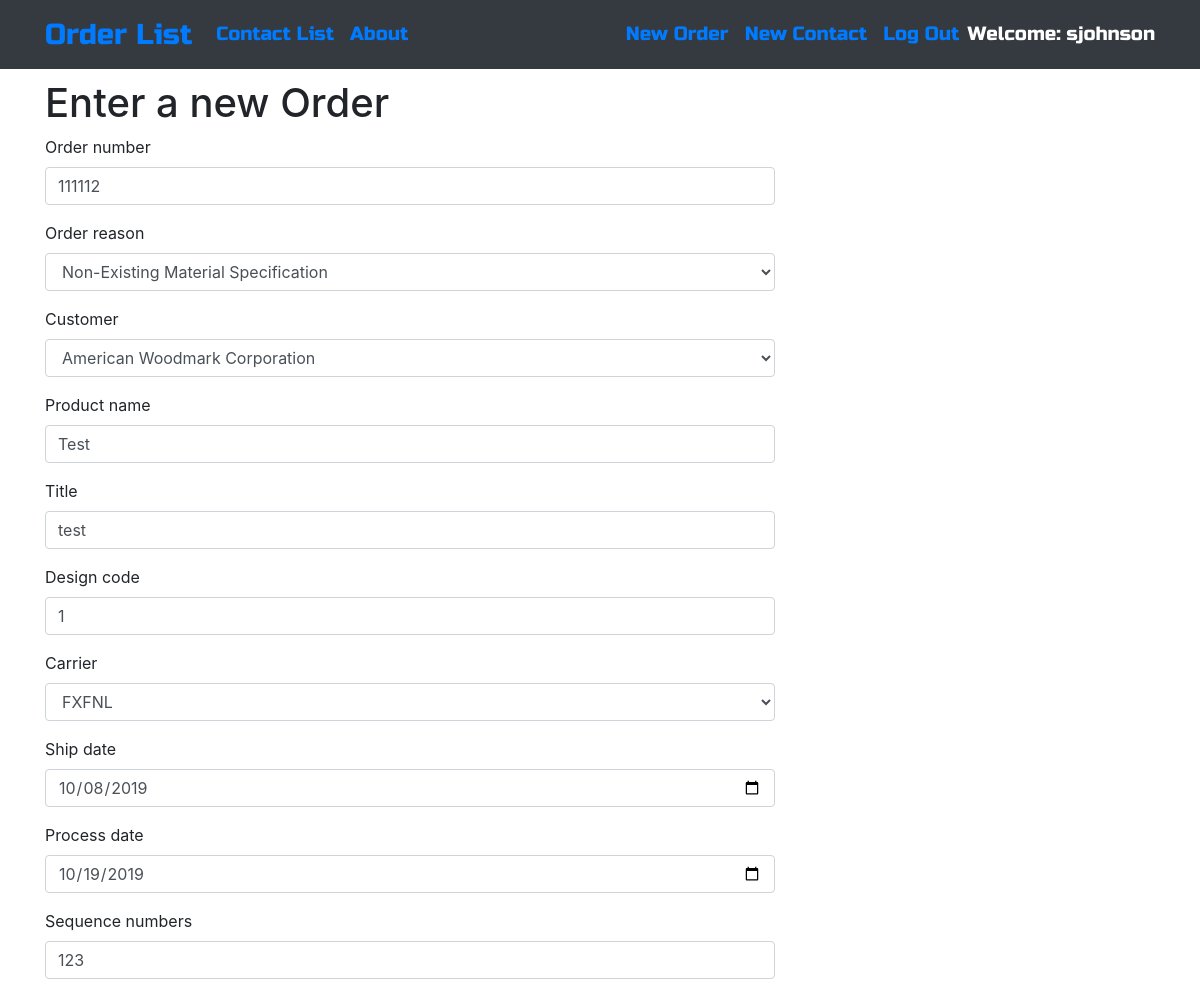
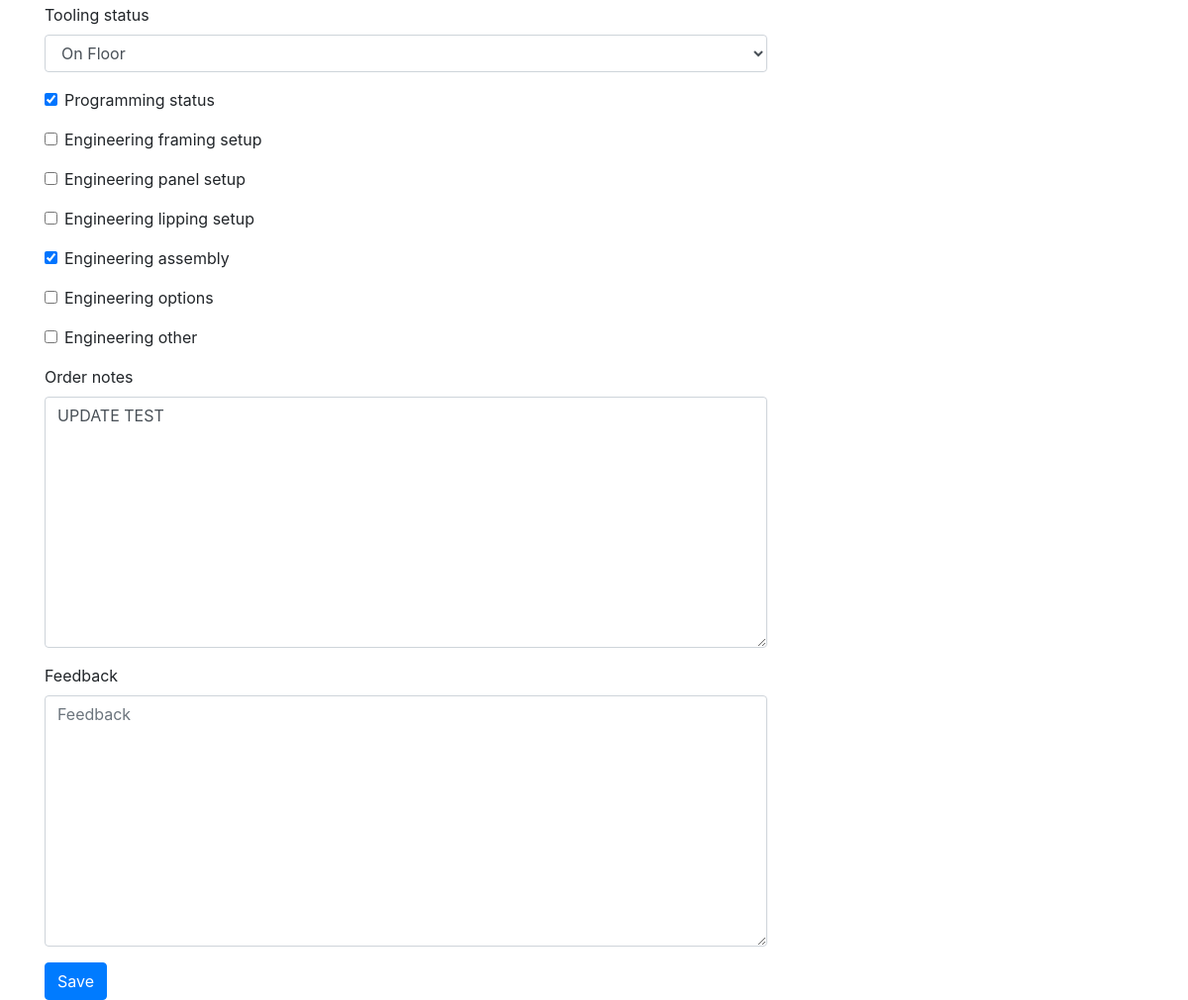
Page /order/55/edit/ (signed in) on the committed database (2 pictures, top to bottom).
### ordermanager/models.py (models this page shows, shortened)
class Order(models.Model):
    CUSTOMERS = (
        ("American Woodmark Corporation", "American Woodmark Corporation"),
        ("ACP", "ACP"),
        ("Jim Bishop", "Jim Bishop"),
        ("Fabritec", "Fabritec"),
        ("Hanssem", "Hanssem"),
        ("KabinArt", "KabinArt"),
        ("Legacy", "Legacy"),
        ("MasterBrand Cabinets, Inc", "MasterBrand Cabinets, Inc"),
        ("Unicor", "Unicor"),
    )
    CARRIER = (
        ("UPEXP", "UPEXP"),
        ("UPSAR", "UPSAR"),
        ("UPSBL", "UPSBL"),
        ("UPSCN", "UPSCN"),
        ("UPSGR", "UPSGR"),
        ("UPSRD", "UPSRD"),
        ("UPSRS", "UPSRS"),
        ("UPSSV", "UPSSV"),
        ("UPSWX", "UPSWX"),
        ("UPS2A", "UPS2A"),
        ("UPS3D", "UPS3D"),
        ("FX2DY", "FX2DY"),
        ("FXSTD", "FXSTD"),
        ("FXPAM", "FXPAM"),
        ("FXGRN", "FXGRN"),
        ("FXFNL", "FXFNL"),
        ("Customer Pickup", "Customer Pickup"),
    )
    REASON = (
        ("New Product", "New Product"),
        ("Not Applicable", "Not Applicable"),
        ("Unusual Size", "Unusual Size"),
        ("Unusual Profile", "Unusual Profile"),
        ("Unusual Material", "Unusual Material"),
        ("Obsolete Product", "Obsolete Product"),
        ("Non-Existing Material Specification", "Non-Existing Material Specification"),  # Order 26
        ("Customer Sample", "Customer Sample"),  # Order 26
        ("Special Assembly", "Special Assembly"),  # Order 26
        ("Special Inspection", "Special Inspection"),
        ("Special Packaging", "Special Packaging"),  # Order 26
        ("Profile Testing", "Profile Testing"),  # Order 26
        ("Process Testing", "Process Testing"),  # Order 26
    )
    TOOLING = (
        ("On Floor", "On Floor"),
        ("In Grinding Room", "In Grinding Room"),
        ("Other - See Notes", "Other - See Notes"),
    )
    author = models.ForeignKey('auth.User', on_delete=models.CASCADE)
    order_number = models.CharField(max_length=255)
    order_reason = models.CharField(max_length=50, choices=REASON)
    customer = models.CharField(max_length=50, choices=CUSTOMERS)
    product_name = models.CharField(max_length=255)
    title = models.CharField(max_length=255)
    design_code = models.CharField(max_length=255)
    carrier = models.CharField(max_length=20, choices=CARRIER)
    ship_date = models.DateField()
    process_date = models.DateField()
    sequence_numbers = models.CharField(max_length=255)
    tooling_status = models.CharField(max_length=20, choices=TOOLING)
    programming_status = models.BooleanField(default=False)
    engineering_framing_setup = models.BooleanField(default=False)
    engineering_panel_setup = models.BooleanField(default=False)
    engineering_lipping_setup = models.BooleanField(default=False)
    engineering_assembly = models.BooleanField(default=False)
    engineering_options = models.BooleanField(default=False)
    engineering_other = models.BooleanField(default=False)
    order_notes = models.TextField(blank=True, null=True)
    feedback = models.TextField(blank=True, null=True)
    date = models.DateTimeField()

### ordermanager/views.py (the view, shortened to what this page needs)
# urls.py: path('order/<int:pk>/edit/', views.OrderUpdateView.as_view(), name='order_edit'),
class OrderUpdateView(LoginRequiredMixin, UpdateView):
    login_url = '/login/'
    redirect_field_name = 'ordermanager/order_detail.html'
    form_class = OrderForm
    model = Order

### ordermanager/templates/ordermanager/order_form.html (shortened to what this page needs)
{% extends "ordermanager/base.html" %}
{% load bootstrap4 %}
{% block content %}
    <h1>Enter a new Order</h1>
    <form class="order-form" method="POST">
        {% bootstrap_form form %}
        {% buttons %}
            <button type="submit" class="save btn btn-primary">Save</button>
        {% endbuttons %}
    </form>
{% endblock %}

### ordermanager/templates/ordermanager/base.html (shortened to what this page needs)
<!DOCTYPE html>
{% load staticfiles %}
<html lang="en">
<head>
    <link rel="stylesheet" href="https://stackpath.bootstrapcdn.com/bootstrap/4.3.1/css/bootstrap.min.css">
    <link href="https://maxcdn.bootstrapcdn.com/font-awesome/4.7.0/css/font-awesome.min.css" rel="stylesheet">
    <link rel="stylesheet" href="{% static 'css/ordermanager.css' %}">
</head>
<body>
    <nav class="navbar navbar-expand-lg bg-dark techfont">
        <div class="container">
            <div class="navbar-nav align-items-center">
                <a class='navbar-brand bigbrand' href="{% url 'order_list' %}">Order List</a>
                <a class="nav-item nav-link" href="{% url 'contact_list' %}">Contact List</a>
                <a class="nav-item nav-link" href="{% url 'about' %}">About</a>
            </div>
            <div class="navbar-nav align-items-center ml-auto">
                {% if user.is_authenticated %}
                    <a class="nav-item nav-link" href="{% url 'order_new' %}">New Order</a>
                    <a class="nav-item nav-link" href="{% url 'contact_new' %}">New Contact</a>
                    <a class="nav-item nav-link" href="{% url 'logout' %}">Log Out</a>
                    <a class="welcome">  Welcome: {{ user.username }}</a>
                    {% else %}
                    <a class="nav-item nav-link" href="{% url 'login' %}" aria-label="Login"><span class="fa fa-user"></span></a>
                {% endif %}
            </div>
        </div>
    </nav>
    <div class="content container">
        <div class="row">
            <div class="col-md-8">
                {% block content %}
                {% endblock %}
            </div>
        </div>
    </div>
</body>
</html>

### ordermanager/static/css/ordermanager.css (style rules this page uses)
.techfont { font-family: 'Russo One', sans-serif; font-size: 1.2em; margin-bottom: 10px; }
.bigbrand { font-size: 1.5em; }
.welcome { font-family: 'Russo One', sans-serif; font-size: 1em; color: white!important; }

### rows in the picture
Order: order_number "111112", order_reason "Non-Existing Material Specification", customer "American Woodmark Corporation", product_name "Test", title "test", design_code "1", carrier "FXFNL", ship_date "10/08/2019", process_date "10/19/2019", sequence_numbers "123", tooling_status "On Floor", programming_status "☑", engineering_assembly "☑", order_notes "UPDATE TEST"

### other values in the picture
{{ user.username }} "sjohnson"
